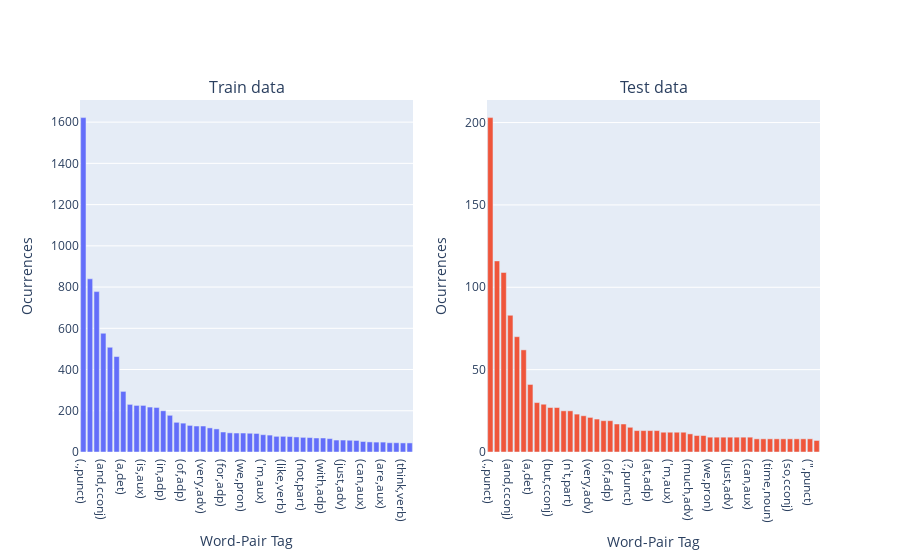

Notebook code for this chart:
### Markdown cell above
[EXPLANATION]

### Code cell
plot_frequency_of_("word-pair tag", train_pair_counts, test_pair_counts)

### Figure 1 — Plotly figure (JSON) as saved in the notebook; plotly's stock layout.template omitted (floating-point values rounded to 4 significant figures)
{"data": [{"type": "bar", "x": ["(.,punct)", "(i,pron)", "(,,punct)", "(and,cconj)", "(the,det)", "(to,part)", "(a,det)", "(you,pron)", "(it,pron)", "(is,aux)", "(so,adv)", "(my,pron)", "(in,adp)", "(but,cconj)", "(?,punct)", "(of,adp)", "('s,aux)", "(n't,part)", "(very,adv)", "(have,verb)", "(was,aux)", "(for,adp)", "(or,cconj)", "(go,verb)", "(we,pron)", "(she,pron)", "(they,pron)", "('m,aux)", "(do,aux)", "(that,pron)", "(like,verb)", "(know,verb)", "(thank,verb)", "(not,part)", "(on,adp)", "(me,pron)", "(with,adp)", "(because,sconj)", "(one,num)", "(just,adv)", "(he,pron)", "(at,adp)", "(can,aux)", "(this,det)", "(\",punct)", "(are,aux)", "(so,cconj)", "(want,verb)", "(think,verb)", "(time,noun)"], "xaxis": "x", "y": [1622, 840, 778, 576, 508, 463, 294, 231, 226, 226, 218, 216, 200, 178, 144, 140, 129, 126, 126, 117, 112, 97, 93, 92, 92, 91, 90, 84, 82, 76, 76, 75, 73, 71, 70, 68, 68, 65, 58, 58, 57, 56, 51, 49, 48, 48, 45, 45, 44, 44], "yaxis": "y"}, {"type": "bar", "x": ["(.,punct)", "(,,punct)", "(i,pron)", "(and,cconj)", "(the,det)", "(to,part)", "(a,det)", "(so,adv)", "(you,pron)", "(but,cconj)", "(it,pron)", "(my,pron)", "(n't,part)", "(is,aux)", "(in,adp)", "(very,adv)", "('s,aux)", "(for,adp)", "(of,adp)", "(do,aux)", "(was,aux)", "(?,punct)", "(not,part)", "(like,verb)", "(at,adp)", "(she,pron)", "(have,verb)", "('m,aux)", "(me,pron)", "(know,verb)", "(much,adv)", "(him,pron)", "(some,det)", "(we,pron)", "(they,pron)", "(are,aux)", "(just,adv)", "(go,verb)", "(thank,verb)", "(can,aux)", "(yeah,intj)", "(this,det)", "(time,noun)", "(two,num)", "(think,verb)", "(so,cconj)", "(one,num)", "(her,pron)", "(\",punct)", "(there,pron)"], "xaxis": "x2", "y": [203, 116, 109, 83, 70, 62, 41, 30, 29, 27, 27, 25, 25, 23, 22, 21, 20, 19, 19, 17, 17, 15, 13, 13, 13, 13, 12, 12, 12, 12, 11, 10, 10, 9, 9, 9, 9, 9, 9, 9, 8, 8, 8, 8, 8, 8, 8, 8, 8, 7], "yaxis": "y2"}], "layout": {"annotations": [{"font": {"size": 16}, "showarrow": false, "text": "Train data", "x": 0.225, "xanchor": "center", "xref": "paper", "y": 1, "yanchor": "bottom", "yref": "paper"}, {"font": {"size": 16}, "showarrow": false, "text": "Test data", "x": 0.775, "xanchor": "center", "xref": "paper", "y": 1, "yanchor": "bottom", "yref": "paper"}], "showlegend": false, "xaxis": {"anchor": "y", "domain": [0, 0.45], "title": {"text": "Word-Pair Tag"}}, "xaxis2": {"anchor": "y2", "domain": [0.55, 1], "title": {"text": "Word-Pair Tag"}}, "yaxis": {"anchor": "x", "domain": [0, 1], "title": {"text": "Ocurrences"}}, "yaxis2": {"anchor": "x2", "domain": [0, 1], "title": {"text": "Ocurrences"}}}}
